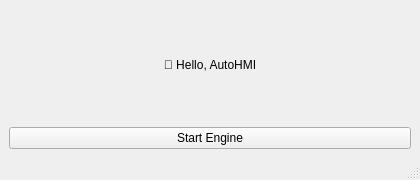
<?xml version="1.0" encoding="UTF-8"?>
<ui version="4.0">
 <class>MainWindow</class>
 <widget class="QMainWindow" name="MainWindow">
  <property name="geometry">
   <rect><x>0</x><y>0</y><width>420</width><height>180</height></rect>
  </property>
  <property name="windowTitle"><string>Hello AutoHMI</string></property>
  <widget class="QWidget" name="centralwidget">
   <layout class="QVBoxLayout" name="verticalLayout">
    <item>
     <widget class="QLabel" name="titleLabel">
      <property name="text"><string>🚗 Hello, AutoHMI</string></property>
      <property name="alignment"><set>Qt::AlignCenter</set></property>
     </widget>
    </item>
    <item>
     <widget class="QPushButton" name="startButton">
      <property name="text"><string>Start Engine</string></property>
     </widget>
    </item>
   </layout>
  </widget>
  <widget class="QStatusBar" name="statusbar"/>
 </widget>
 <resources/>
 <connections/>
</ui>
